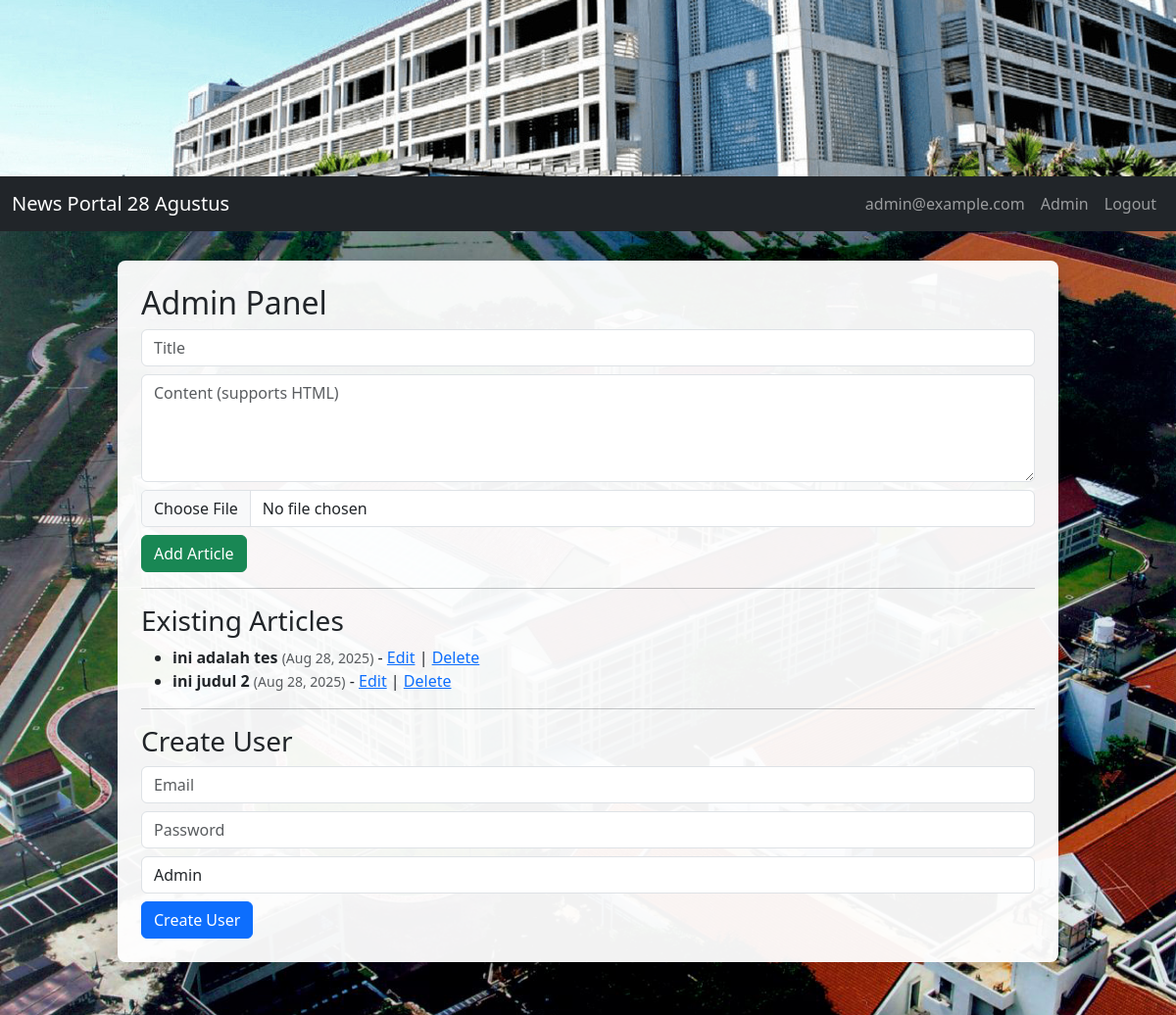
The page /admin (signed in) on the database its author committed.
### app.py (models this page shows)
class User(UserMixin, db.Model):
    id = db.Column(db.Integer, primary_key=True)
    email = db.Column(db.String(150), unique=True, nullable=False)
    password = db.Column(db.String(150), nullable=False)
    role = db.Column(db.String(50), nullable=False, default="user")

class Article(db.Model):
    id = db.Column(db.Integer, primary_key=True)
    title = db.Column(db.String(200), nullable=False)
    content = db.Column(db.Text, nullable=False)
    image = db.Column(db.String(200), nullable=True)
    created_at = db.Column(db.DateTime, default=datetime.utcnow)
    author_id = db.Column(db.Integer, db.ForeignKey('user.id'), nullable=False)  # NEW
    author = db.relationship('User', backref='articles')  # NEW

### app.py (the view, shortened to what this page needs)
@app.route("/admin", methods=["GET", "POST"])
@login_required
def admin():
    if current_user.role != "admin":
        flash("Access denied")
        return redirect(url_for("index"))
    articles = Article.query.all()
    users = User.query.all()
    return render_template("admin.html", articles=articles, users=users)

### app.py (called while the page is built)
@login_manager.user_loader
def load_user(user_id):
    return User.query.get(int(user_id))

@app.before_request
def create_admin():
    db.create_all()
    if not User.query.filter_by(role="admin").first():
        admin = User(email="admin@example.com", password=generate_password_hash("admin123"), role="admin")
        db.session.add(admin)
        db.session.commit()

### templates/admin.html (shortened to what this page needs)
{% extends "layout.html" %}
{% block content %}
<h2>Admin Panel</h2>
<form method="POST" enctype="multipart/form-data">
  <input type="text" name="title" class="form-control mb-2" placeholder="Title">
  <textarea name="content" class="form-control mb-2" rows="4" placeholder="Content (supports HTML)"></textarea>
  <input type="file" name="image" class="form-control mb-2">
  <button type="submit" class="btn btn-success">Add Article</button>
</form>
<hr>
<h3>Existing Articles</h3>
<ul>
{% for article in articles %}
  <li>
    <strong>{{ article.title }}</strong>
    <small class="text-muted">({{ article.created_at.strftime('%b %d, %Y') }})</small>
    - <a href="{{ url_for('edit_article', article_id=article.id) }}">Edit</a> |
    <a href="{{ url_for('delete_article', article_id=article.id) }}">Delete</a>
  </li>
{% endfor %}
</ul>
<hr>
<h3>Create User</h3>
<form method="POST" action="{{ url_for('create_user') }}">
  <input type="email" name="email" class="form-control mb-2" placeholder="Email" required>
  <input type="password" name="password" class="form-control mb-2" placeholder="Password" required>
  <select name="role" class="form-control mb-2">
    <option value="admin">Admin</option>
  </select>
  <button type="submit" class="btn btn-primary">Create User</button>
</form>
{% endblock %}

### templates/layout.html (shortened to what this page needs)
<!doctype html>
<html lang="en">
  <head>
    <link href="https://cdn.jsdelivr.net/npm/bootstrap@5.3.0/dist/css/bootstrap.min.css" rel="stylesheet">
    <link href="/static/style.css" rel="stylesheet">
  </head>
  <body>
    <div class="banner-container">
      <img src="{{ url_for('static', filename='banner.jpg') }}" alt="Banner" class="banner-img">
    </div>
    <nav class="navbar navbar-expand-lg navbar-dark bg-dark">
      <div class="container-fluid">
        <a class="navbar-brand" href="{{ url_for('index') }}">News Portal 28 Agustus</a>
        <div class="collapse navbar-collapse">
          <ul class="navbar-nav ms-auto">
            {% if current_user.is_authenticated %}
              <li class="nav-item"><a class="nav-link" href="#">{{ current_user.email }}</a></li>
              {% if current_user.role == 'admin' %}
              <li class="nav-item"><a class="nav-link" href="{{ url_for('admin') }}">Admin</a></li>
              {% endif %}
              <li class="nav-item"><a class="nav-link" href="{{ url_for('logout') }}">Logout</a></li>
            {% else %}
              <li class="nav-item"><a class="nav-link" href="{{ url_for('login') }}">Login</a></li>
              <li class="nav-item"><a class="nav-link" href="{{ url_for('register') }}">Register</a></li>
            {% endif %}
          </ul>
        </div>
      </div>
    </nav>
    <div class="main-bg">
      <div class="main-content-container">
        {% block content %}{% endblock %}
      </div>
    </div>
  </body>
</html>

### static/style.css (style rules this page uses)
.banner-container { width: 100%; min-height: 80px; max-height: 160x; overflow: hidden; background: #222; display: flex; align-items: center; justify-content: center; }
.banner-img { width: 100%; min-height: 180px; object-fit: cover; object-position: center; display: block; max-height: 160px; }
.main-bg { min-height: 100vh; width: 100%; background: url('/static/article-bg.jpg') center center/cover no-repeat, #f5f5f5; display: flex; justify-content: center; align-items: flex-start; padding-top: 30px; padding-bottom: 30px; }
.main-content-container { background: rgba(255,255,255,0.95); border-radius: 8px; box-shadow: 0 4px 24px rgba(0,0,0,0.10); padding: 24px 24px; margin: 0 16px; min-width: 80%; max-width: 90%; }

### rows shown on the page
User: email "admin@example.com"
Article: title "ini adalah tes", created_at "Aug 28, 2025"
Article: title "ini judul 2", created_at "Aug 28, 2025"
